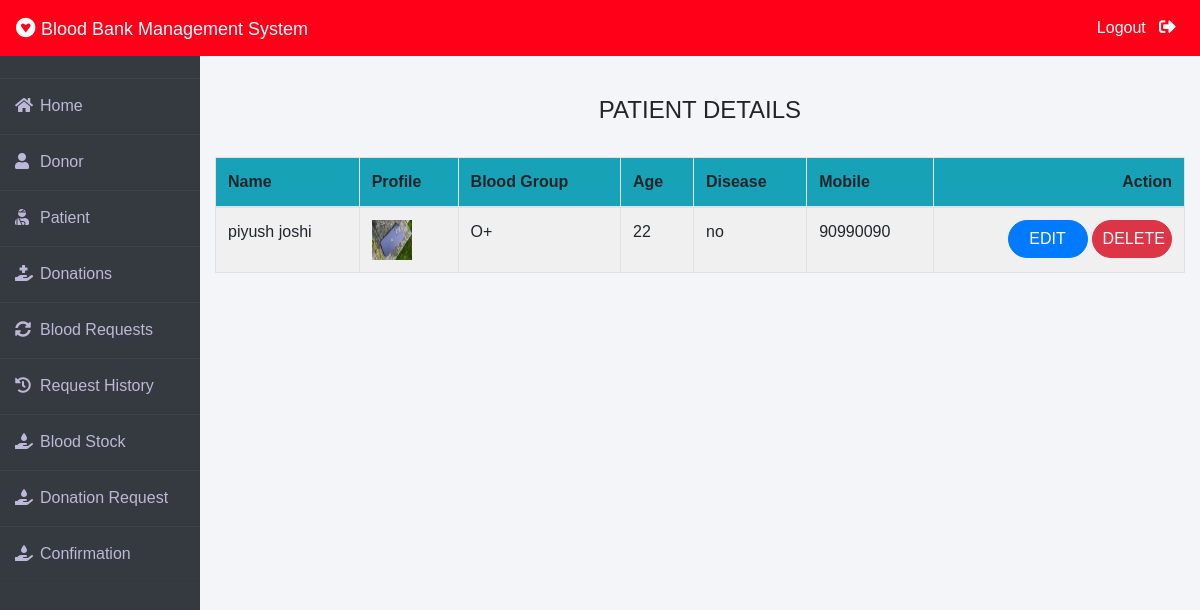
Screenshot of /admin-patient (signed in) with the database file from the repository.
### patient/models.py (models this page shows, shortened)
class Patient(models.Model):
    user=models.OneToOneField(User,on_delete=models.CASCADE)
    profile_pic= models.ImageField(upload_to='profile_pic/Patient/',null=True,blank=True)
    age=models.PositiveIntegerField()
    bloodgroup=models.CharField(max_length=10)
    disease=models.CharField(max_length=100)
    doctorname=models.CharField(max_length=50)
    address = models.CharField(max_length=40)
    mobile = models.CharField(max_length=20,null=False)
    @property
    def get_name(self):
        return self.user.first_name+" "+self.user.last_name

### blood/views.py (the view)
# urls.py: path('admin-patient', views.admin_patient_view,name='admin-patient'),
@login_required(login_url='adminlogin')
def admin_patient_view(request):
    patients=Patient.objects.all()
    return render(request,'blood/admin_patient.html',{'patients':patients})

### blood/templates/blood/admin_patient.html
{% extends 'blood/adminbase.html' %}
{% block content %}
{% load widget_tweaks %}
{%load static%}
<br><br>
<div class="container">
    <H4 class="text-center">PATIENT DETAILS</H4><br>
    <table class="table table-light table-hover table-bordered table-striped">
        <thead class="bg-info">
            <tr>
                <th scope="col">Name</th>
                <th scope="col">Profile</th>
                <th scope="col">Blood Group</th>
                <th scope="col">Age</th>
                <th scope="col">Disease</th>
                <th scope="col">Mobile</th>
                <th class="text-right">Action</th>
            </tr>
        </thead>
        <tbody>
            {% for t in patients %}
            <tr>
                <td> {{t.get_name}}</td>
                <td> <img src="{% static t.profile_pic.url %}" alt="Profile Pic" height="40px" width="40px" /></td>
                <td>{{t.bloodgroup}}</td>
                <td>{{t.age}}</td>
                <td>{{t.disease}}</td>
                <td>{{t.mobile}}</td>
                <td class="text-right">
                    <button class="btn btn-primary badge-pill" style="width: 80px;"><a  style="text-decoration: none;color: white;" href="{% url 'update-patient' t.id  %}">EDIT</a> </button>
                    <button class="btn btn-danger badge-pill" style="width: 80px;"><a  style="text-decoration: none;color: white;" href="{% url 'delete-patient' t.id  %}">DELETE</a> </button>
                </td>
            </tr>
            {% endfor %}
        </tbody>
    </table>
</div>
{% endblock content %}

### blood/templates/blood/adminbase.html (style rules this page uses)
* { margin: 0; padding: 0; box-sizing: border-box; list-style: none; text-decoration: none; font-family: 'Josefin Sans', sans-serif; }
body { background-color: #f3f5f9; }

### rows the page displays
Patient: get_name "piyush joshi", profile_pic (picture), bloodgroup "O+", age "22", disease "no", mobile "90990090"
